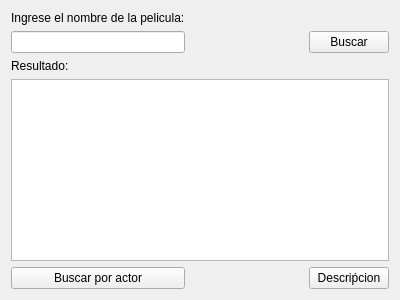
<?xml version="1.0" encoding="UTF-8"?>
<ui version="4.0">
 <class>Buscador</class>
 <widget class="QWidget" name="Buscador">
  <property name="geometry">
   <rect>
    <x>0</x>
    <y>0</y>
    <width>400</width>
    <height>300</height>
   </rect>
  </property>
  <property name="windowTitle">
   <string>Buscador de peliculas</string>
  </property>
  <layout class="QGridLayout" name="gridLayout">
   <item row="5" column="2">
    <widget class="QPushButton" name="info">
     <property name="text">
      <string>Descriṕcion</string>
     </property>
    </widget>
   </item>
   <item row="3" column="0" colspan="3">
    <widget class="QListWidget" name="lista_resutado"/>
   </item>
   <item row="0" column="0">
    <widget class="QLabel" name="label_pelicula">
     <property name="text">
      <string>Ingrese el nombre de la pelicula:</string>
     </property>
    </widget>
   </item>
   <item row="1" column="2">
    <widget class="QPushButton" name="boton_buscar_pelicula">
     <property name="text">
      <string>Buscar</string>
     </property>
    </widget>
   </item>
   <item row="1" column="0">
    <widget class="QLineEdit" name="input_pelicula"/>
   </item>
   <item row="5" column="0">
    <widget class="QPushButton" name="boton_actor">
     <property name="text">
      <string>Buscar por actor</string>
     </property>
    </widget>
   </item>
   <item row="2" column="0">
    <widget class="QLabel" name="label_resultado">
     <property name="text">
      <string>Resultado:</string>
     </property>
    </widget>
   </item>
   <item row="5" column="1">
    <spacer name="horizontalSpacer">
     <property name="orientation">
      <enum>Qt::Orientation::Horizontal</enum>
     </property>
     <property name="sizeHint" stdset="0">
      <size>
       <width>40</width>
       <height>20</height>
      </size>
     </property>
    </spacer>
   </item>
  </layout>
 </widget>
 <resources/>
 <connections>
  <connection>
   <sender>boton_buscar_pelicula</sender>
   <signal>clicked()</signal>
   <receiver>Buscador</receiver>
   <slot>_BuscadorPeliculas__buscar_pelicula()</slot>
   <hints>
    <hint type="sourcelabel">
     <x>346</x>
     <y>52</y>
    </hint>
    <hint type="destinationlabel">
     <x>364</x>
     <y>85</y>
    </hint>
   </hints>
  </connection>
  <connection>
   <sender>boton_actor</sender>
   <signal>clicked()</signal>
   <receiver>Buscador</receiver>
   <slot>_BuscadorPeliculas__abri_busqueda_por_actor()</slot>
   <hints>
    <hint type="sourcelabel">
     <x>108</x>
     <y>285</y>
    </hint>
    <hint type="destinationlabel">
     <x>3</x>
     <y>280</y>
    </hint>
   </hints>
  </connection>
  <connection>
   <sender>info</sender>
   <signal>clicked()</signal>
   <receiver>Buscador</receiver>
   <slot>_BuscadorPeliculas__mostrar_info_pelicula()</slot>
   <hints>
    <hint type="sourcelabel">
     <x>315</x>
     <y>283</y>
    </hint>
    <hint type="destinationlabel">
     <x>397</x>
     <y>293</y>
    </hint>
   </hints>
  </connection>
 </connections>
 <slots>
  <slot>_BuscadorPeliculas__buscar_pelicula()</slot>
  <slot>_BuscadorPeliculas__abri_busqueda_por_actor()</slot>
  <slot>_BuscadorPeliculas__mostrar_info_pelicula()</slot>
 </slots>
</ui>
